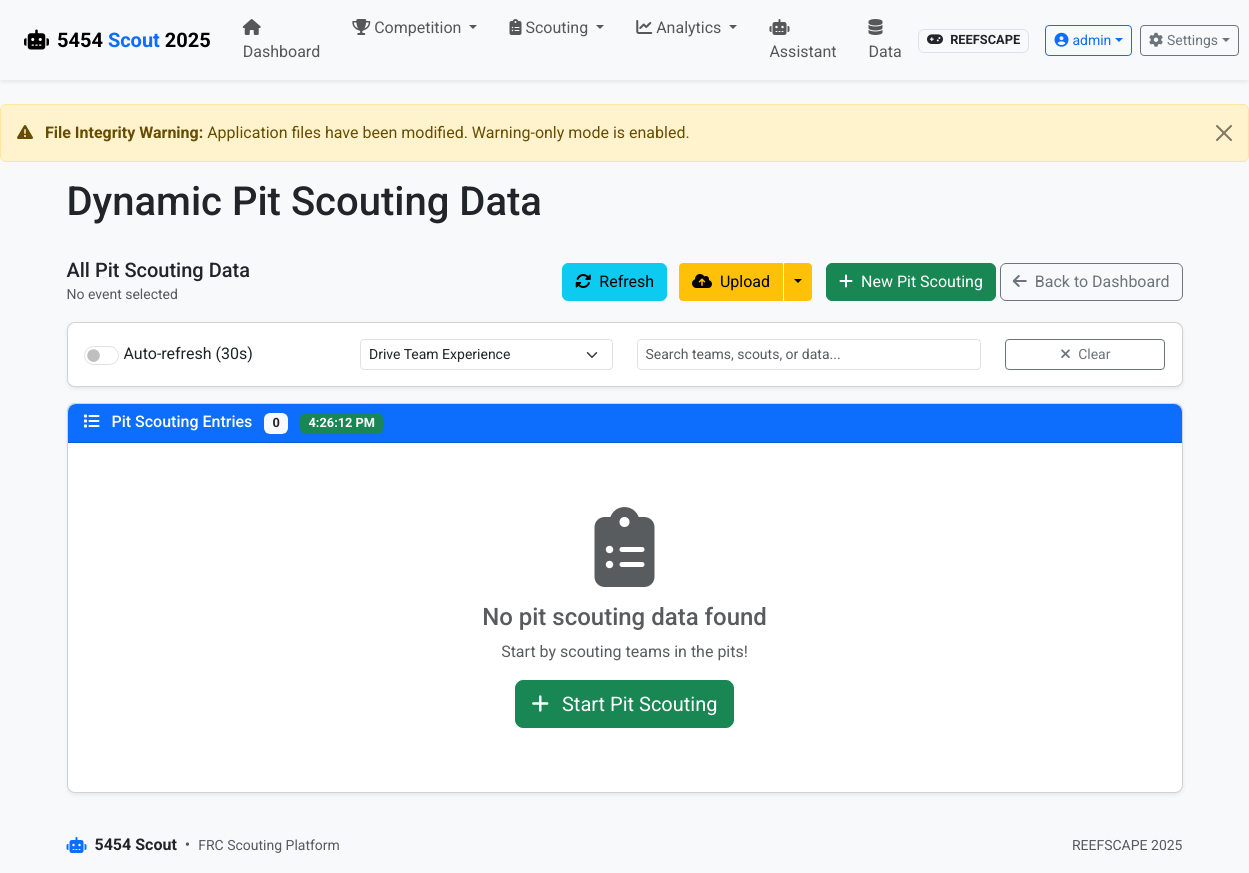
/pit-scouting/list-dynamic (signed in), run on an earlier commit of the app's database.
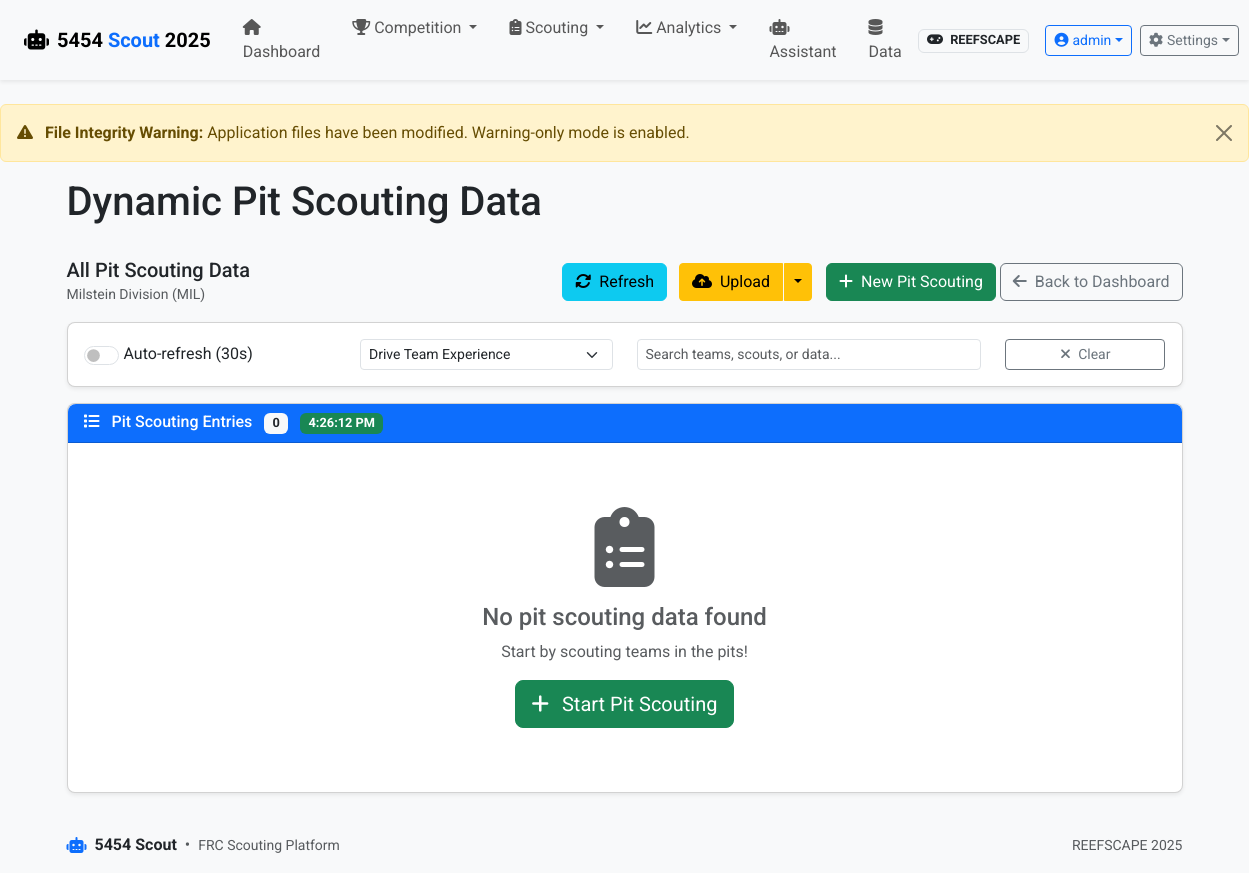
And on a later commit of the database.
### app/models.py (models this page shows, shortened)
class Event(db.Model):
    id = db.Column(db.Integer, primary_key=True)
    name = db.Column(db.String(100), nullable=False)
    code = db.Column(db.String(20), unique=True)  # Event code like "CALA" or "NYRO"
    location = db.Column(db.String(100))
    start_date = db.Column(db.Date)
    end_date = db.Column(db.Date)
    year = db.Column(db.Integer, nullable=False)
    matches = db.relationship('Match', backref='event', lazy=True)

### app/routes/pit_scouting.py (the view)
@bp.route('/list-dynamic')
@login_required
def list_dynamic():
    pit_config = load_pit_config()
    game_config = current_app.config.get('GAME_CONFIG', {})
    current_event_code = game_config.get('current_event_code')
    current_event = None
    if current_event_code:
        current_event = Event.query.filter_by(code=current_event_code).first()
    return render_template('scouting/pit_list_dynamic.html',
                          pit_config=pit_config,
                          current_event=current_event)

### app/models.py (called while the page is built)
    def has_role(self, role_name):
        return any(role.name == role_name for role in self.roles)

### app/routes/auth.py (called while the page is built)
@bp.app_context_processor
def inject_auth_vars():
    return {
        'current_user': current_user,
        'user_has_role': lambda role: current_user.is_authenticated and current_user.has_role(role)
    }

### app/routes/pit_scouting.py (called while the page is built)
def load_pit_config():
    try:
        config_path = os.path.join(os.getcwd(), 'config', 'pit_config.json')
        with open(config_path, 'r') as f:
            return json.load(f)
    except Exception as e:
        print(f"Error loading pit configuration: {e}")
        return {"pit_scouting": {"title": "Pit Scouting", "sections": []}}

### run.py (called while the page is built)
@app.before_request
def check_first_run():
    if not User.query.first() and request.path != '/auth/login':
        flash('Database is being initialized. Please wait...', 'info')
        return redirect(url_for('auth.login'))

### app/templates/scouting/pit_list_dynamic.html (shortened to what the changed rows need)
{% extends 'base.html' %}
{% block heading %}Dynamic Pit Scouting Data{% endblock %}
{% block content %}
<div class="row">
    <div class="col-md-12 mb-3">
        <div class="d-flex justify-content-between align-items-center">
            <div>
                <h5 class="mb-0">All Pit Scouting Data</h5>
                <small class="text-muted" id="eventInfo">
                    {% if current_event %}
                        {{ current_event.name }} ({{ current_event.code }})
                    {% else %}
                        No event selected
                    {% endif %}
                </small>
            </div>
        </div>
    </div>
</div>
{% endblock %}

What changed in the data, as far as the page shows it:
added Event: name "Milstein Division", code "MIL"
Also different on the page:
text no longer shown: "No event selected"
